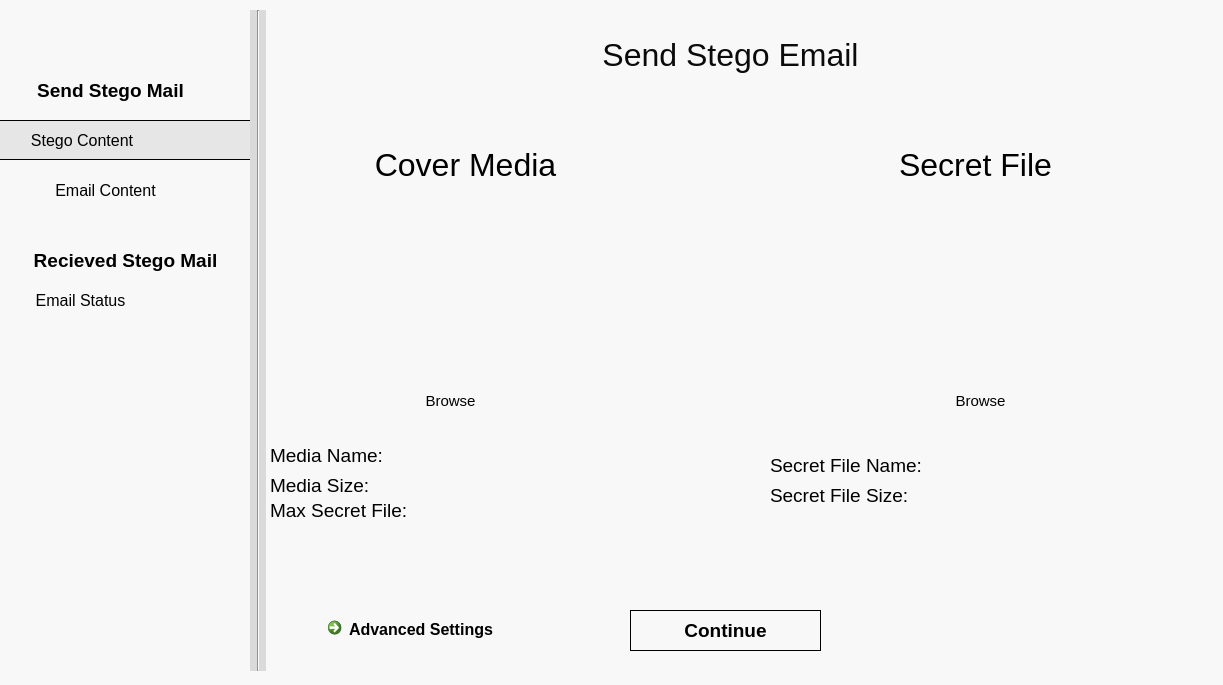
<?xml version="1.0" encoding="UTF-8"?>
<ui version="4.0">
 <class>Dialog</class>
 <widget class="QDialog" name="Dialog">
  <property name="enabled">
   <bool>true</bool>
  </property>
  <property name="geometry">
   <rect>
    <x>0</x>
    <y>0</y>
    <width>1223</width>
    <height>685</height>
   </rect>
  </property>
  <property name="font">
   <font>
    <pointsize>14</pointsize>
   </font>
  </property>
  <property name="windowTitle">
   <string>Dialog</string>
  </property>
  <property name="styleSheet">
   <string notr="true">
background-color: rgb(248, 248, 248);</string>
  </property>
  <widget class="QLabel" name="label">
   <property name="geometry">
    <rect>
     <x>530</x>
     <y>30</y>
     <width>401</width>
     <height>51</height>
    </rect>
   </property>
   <property name="text">
    <string>&lt;html&gt;&lt;head/&gt;&lt;body&gt;&lt;p align=&quot;center&quot;&gt;&lt;span style=&quot; font-size:24pt; color:#0b0b0b;&quot;&gt;Send Stego Email&lt;/span&gt;&lt;/p&gt;&lt;/body&gt;&lt;/html&gt;</string>
   </property>
  </widget>
  <widget class="QLabel" name="coverMediaLabel">
   <property name="geometry">
    <rect>
     <x>340</x>
     <y>140</y>
     <width>251</width>
     <height>51</height>
    </rect>
   </property>
   <property name="text">
    <string>&lt;html&gt;&lt;head/&gt;&lt;body&gt;&lt;p align=&quot;center&quot;&gt;&lt;span style=&quot; font-size:24pt; color:#000000;&quot;&gt;Cover Media&lt;/span&gt;&lt;/p&gt;&lt;/body&gt;&lt;/html&gt;</string>
   </property>
  </widget>
  <widget class="QLabel" name="secretFileLabel">
   <property name="geometry">
    <rect>
     <x>850</x>
     <y>140</y>
     <width>251</width>
     <height>51</height>
    </rect>
   </property>
   <property name="text">
    <string>&lt;html&gt;&lt;head/&gt;&lt;body&gt;&lt;p align=&quot;center&quot;&gt;&lt;span style=&quot; font-size:24pt; color:#000000;&quot;&gt;Secret File&lt;/span&gt;&lt;/p&gt;&lt;/body&gt;&lt;/html&gt;</string>
   </property>
  </widget>
  <widget class="QPushButton" name="btnContinue">
   <property name="enabled">
    <bool>true</bool>
   </property>
   <property name="geometry">
    <rect>
     <x>630</x>
     <y>610</y>
     <width>191</width>
     <height>41</height>
    </rect>
   </property>
   <property name="font">
    <font>
     <pointsize>14</pointsize>
     <weight>75</weight>
     <bold>true</bold>
    </font>
   </property>
   <property name="cursor">
    <cursorShape>ArrowCursor</cursorShape>
   </property>
   <property name="styleSheet">
    <string notr="true">border: 0.5px solid #000000;
</string>
   </property>
   <property name="text">
    <string>Continue</string>
   </property>
  </widget>
  <widget class="QCommandLinkButton" name="btnAdvancedSettings">
   <property name="geometry">
    <rect>
     <x>320</x>
     <y>610</y>
     <width>221</width>
     <height>41</height>
    </rect>
   </property>
   <property name="font">
    <font>
     <family>Segoe UI</family>
     <pointsize>12</pointsize>
    </font>
   </property>
   <property name="toolTip">
    <string>&lt;html&gt;&lt;head/&gt;&lt;body&gt;&lt;p align=&quot;center&quot;&gt;&lt;span style=&quot; color:#ffffff;&quot;&gt;Advanced Setting&lt;/span&gt;&lt;/p&gt;&lt;/body&gt;&lt;/html&gt;</string>
   </property>
   <property name="styleSheet">
    <string notr="true">color:black;</string>
   </property>
   <property name="text">
    <string>Advanced Settings</string>
   </property>
  </widget>
  <widget class="QPushButton" name="btnEmailStatus">
   <property name="geometry">
    <rect>
     <x>10</x>
     <y>280</y>
     <width>141</width>
     <height>40</height>
    </rect>
   </property>
   <property name="font">
    <font>
     <pointsize>12</pointsize>
     <weight>50</weight>
     <bold>false</bold>
    </font>
   </property>
   <property name="styleSheet">
    <string notr="true">color:black;
box-shadow: none;
border-style:flat;
text-align: center;
</string>
   </property>
   <property name="text">
    <string>Email Status</string>
   </property>
  </widget>
  <widget class="QPushButton" name="btnEncryption">
   <property name="geometry">
    <rect>
     <x>-10</x>
     <y>70</y>
     <width>241</width>
     <height>40</height>
    </rect>
   </property>
   <property name="font">
    <font>
     <pointsize>14</pointsize>
     <weight>75</weight>
     <bold>true</bold>
    </font>
   </property>
   <property name="styleSheet">
    <string notr="true">color:black;
box-shadow: none;
border-style:flat;
text-align: center;
</string>
   </property>
   <property name="text">
    <string>Send Stego Mail</string>
   </property>
  </widget>
  <widget class="QPushButton" name="btnEmailContent">
   <property name="geometry">
    <rect>
     <x>30</x>
     <y>170</y>
     <width>151</width>
     <height>40</height>
    </rect>
   </property>
   <property name="font">
    <font>
     <pointsize>12</pointsize>
     <weight>50</weight>
     <bold>false</bold>
    </font>
   </property>
   <property name="styleSheet">
    <string notr="true">color:black;
box-shadow: none;
border-style:flat;
text-align: center;
</string>
   </property>
   <property name="text">
    <string>Email Content</string>
   </property>
  </widget>
  <widget class="QPushButton" name="btnStegocontent">
   <property name="geometry">
    <rect>
     <x>-10</x>
     <y>120</y>
     <width>271</width>
     <height>40</height>
    </rect>
   </property>
   <property name="font">
    <font>
     <pointsize>12</pointsize>
     <weight>50</weight>
     <bold>false</bold>
    </font>
   </property>
   <property name="styleSheet">
    <string notr="true">color:black;
box-shadow: none;
border-style:flat;
text-align: left;
border: 0.5px solid #000000;
background-color: rgb(230, 230, 230);</string>
   </property>
   <property name="text">
    <string>         Stego Content</string>
   </property>
  </widget>
  <widget class="QLabel" name="txtMediaName">
   <property name="geometry">
    <rect>
     <x>270</x>
     <y>440</y>
     <width>351</width>
     <height>31</height>
    </rect>
   </property>
   <property name="font">
    <font>
     <pointsize>14</pointsize>
    </font>
   </property>
   <property name="text">
    <string>Media Name:</string>
   </property>
  </widget>
  <widget class="QLabel" name="txtMediaSize">
   <property name="geometry">
    <rect>
     <x>270</x>
     <y>470</y>
     <width>251</width>
     <height>31</height>
    </rect>
   </property>
   <property name="font">
    <font>
     <pointsize>14</pointsize>
    </font>
   </property>
   <property name="text">
    <string>Media Size:</string>
   </property>
  </widget>
  <widget class="QLabel" name="txtFileSizeValidation">
   <property name="geometry">
    <rect>
     <x>570</x>
     <y>550</y>
     <width>291</width>
     <height>31</height>
    </rect>
   </property>
   <property name="font">
    <font>
     <pointsize>14</pointsize>
    </font>
   </property>
   <property name="text">
    <string/>
   </property>
   <property name="alignment">
    <set>Qt::AlignCenter</set>
   </property>
  </widget>
  <widget class="Line" name="line">
   <property name="geometry">
    <rect>
     <x>250</x>
     <y>10</y>
     <width>16</width>
     <height>661</height>
    </rect>
   </property>
   <property name="styleSheet">
    <string notr="true">background-color: rgb(218, 218, 218);</string>
   </property>
   <property name="orientation">
    <enum>Qt::Vertical</enum>
   </property>
  </widget>
  <widget class="QPushButton" name="btnDecryption">
   <property name="geometry">
    <rect>
     <x>10</x>
     <y>240</y>
     <width>231</width>
     <height>40</height>
    </rect>
   </property>
   <property name="font">
    <font>
     <pointsize>14</pointsize>
     <weight>75</weight>
     <bold>true</bold>
    </font>
   </property>
   <property name="styleSheet">
    <string notr="true">color:black;
box-shadow: none;
border-style:flat;
text-align: center;
</string>
   </property>
   <property name="text">
    <string>Recieved Stego Mail</string>
   </property>
  </widget>
  <widget class="QLabel" name="txtCoverBrowse">
   <property name="geometry">
    <rect>
     <x>410</x>
     <y>390</y>
     <width>81</width>
     <height>21</height>
    </rect>
   </property>
   <property name="font">
    <font>
     <pointsize>11</pointsize>
    </font>
   </property>
   <property name="styleSheet">
    <string notr="true">
QLabel#txtCoverBrowse::hover
{
background-color: rgba(138, 198, 253,0.001);
color : rgb(52, 37, 255)
}

QLabel#txtCoverBrowse{

background-color: rgba(0, 0, 0, 0.001);
color:rgb(0,0,0);

}</string>
   </property>
   <property name="text">
    <string>Browse</string>
   </property>
   <property name="alignment">
    <set>Qt::AlignCenter</set>
   </property>
  </widget>
  <widget class="QLabel" name="txtSecretFileBrowse">
   <property name="geometry">
    <rect>
     <x>940</x>
     <y>390</y>
     <width>81</width>
     <height>21</height>
    </rect>
   </property>
   <property name="font">
    <font>
     <pointsize>11</pointsize>
    </font>
   </property>
   <property name="styleSheet">
    <string notr="true">
QLabel#txtSecretFileBrowse::hover
{
background-color: rgba(138, 198, 253,0.0);
color : rgb(52, 37, 255)
}

QLabel#txtSecretFileBrowse{

background-color: rgba(138, 198, 253,0.0);
color:rgb(0,0,0);

}</string>
   </property>
   <property name="text">
    <string>Browse</string>
   </property>
   <property name="alignment">
    <set>Qt::AlignCenter</set>
   </property>
  </widget>
  <widget class="QLabel" name="txtSecretName">
   <property name="geometry">
    <rect>
     <x>770</x>
     <y>450</y>
     <width>231</width>
     <height>31</height>
    </rect>
   </property>
   <property name="font">
    <font>
     <pointsize>14</pointsize>
    </font>
   </property>
   <property name="text">
    <string>Secret File Name:</string>
   </property>
  </widget>
  <widget class="QLabel" name="txtSecretSize">
   <property name="geometry">
    <rect>
     <x>770</x>
     <y>480</y>
     <width>411</width>
     <height>31</height>
    </rect>
   </property>
   <property name="font">
    <font>
     <pointsize>14</pointsize>
    </font>
   </property>
   <property name="text">
    <string>Secret File Size:</string>
   </property>
  </widget>
  <widget class="QLabel" name="txtMaxSecretMessageSize">
   <property name="geometry">
    <rect>
     <x>270</x>
     <y>490</y>
     <width>391</width>
     <height>41</height>
    </rect>
   </property>
   <property name="font">
    <font>
     <pointsize>14</pointsize>
    </font>
   </property>
   <property name="styleSheet">
    <string notr="true">background-color: rgba(255, 255, 255, 0);</string>
   </property>
   <property name="text">
    <string>Max Secret File:</string>
   </property>
  </widget>
 </widget>
 <resources/>
 <connections/>
</ui>
